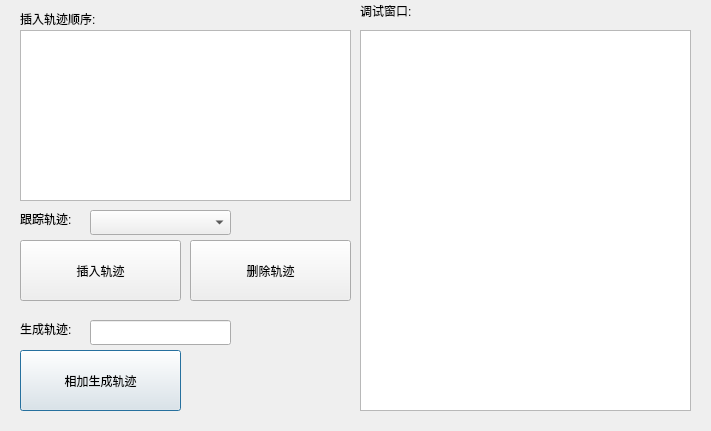
<?xml version="1.0" encoding="UTF-8"?>
<ui version="4.0">
 <class>keycreataddDlg</class>
 <widget class="QDialog" name="keycreataddDlg">
  <property name="geometry">
   <rect>
    <x>0</x>
    <y>0</y>
    <width>711</width>
    <height>431</height>
   </rect>
  </property>
  <property name="windowTitle">
   <string>Dialog</string>
  </property>
  <widget class="QPushButton" name="creataddBtn">
   <property name="geometry">
    <rect>
     <x>20</x>
     <y>350</y>
     <width>161</width>
     <height>61</height>
    </rect>
   </property>
   <property name="text">
    <string>相加生成轨迹</string>
   </property>
  </widget>
  <widget class="QLabel" name="label_2">
   <property name="geometry">
    <rect>
     <x>20</x>
     <y>10</y>
     <width>101</width>
     <height>17</height>
    </rect>
   </property>
   <property name="text">
    <string>插入轨迹顺序:</string>
   </property>
  </widget>
  <widget class="QLabel" name="label_11">
   <property name="geometry">
    <rect>
     <x>20</x>
     <y>320</y>
     <width>71</width>
     <height>17</height>
    </rect>
   </property>
   <property name="text">
    <string>生成轨迹:</string>
   </property>
  </widget>
  <widget class="QLabel" name="label_12">
   <property name="geometry">
    <rect>
     <x>20</x>
     <y>210</y>
     <width>71</width>
     <height>17</height>
    </rect>
   </property>
   <property name="text">
    <string>跟踪轨迹:</string>
   </property>
  </widget>
  <widget class="QPushButton" name="creataddDelBtn">
   <property name="geometry">
    <rect>
     <x>190</x>
     <y>240</y>
     <width>161</width>
     <height>61</height>
    </rect>
   </property>
   <property name="text">
    <string>删除轨迹</string>
   </property>
  </widget>
  <widget class="QLineEdit" name="creataddnamelineEdit">
   <property name="geometry">
    <rect>
     <x>90</x>
     <y>320</y>
     <width>141</width>
     <height>25</height>
    </rect>
   </property>
  </widget>
  <widget class="QPushButton" name="creataddAddBtn">
   <property name="geometry">
    <rect>
     <x>20</x>
     <y>240</y>
     <width>161</width>
     <height>61</height>
    </rect>
   </property>
   <property name="text">
    <string>插入轨迹</string>
   </property>
  </widget>
  <widget class="QListWidget" name="creataddlist">
   <property name="geometry">
    <rect>
     <x>20</x>
     <y>30</y>
     <width>331</width>
     <height>171</height>
    </rect>
   </property>
  </widget>
  <widget class="QLabel" name="label">
   <property name="geometry">
    <rect>
     <x>360</x>
     <y>2</y>
     <width>67</width>
     <height>17</height>
    </rect>
   </property>
   <property name="text">
    <string>调试窗口:</string>
   </property>
  </widget>
  <widget class="QTextBrowser" name="record">
   <property name="geometry">
    <rect>
     <x>360</x>
     <y>30</y>
     <width>331</width>
     <height>381</height>
    </rect>
   </property>
  </widget>
  <widget class="QComboBox" name="creataddcomboBox">
   <property name="geometry">
    <rect>
     <x>90</x>
     <y>210</y>
     <width>141</width>
     <height>25</height>
    </rect>
   </property>
  </widget>
 </widget>
 <resources/>
 <connections/>
</ui>
